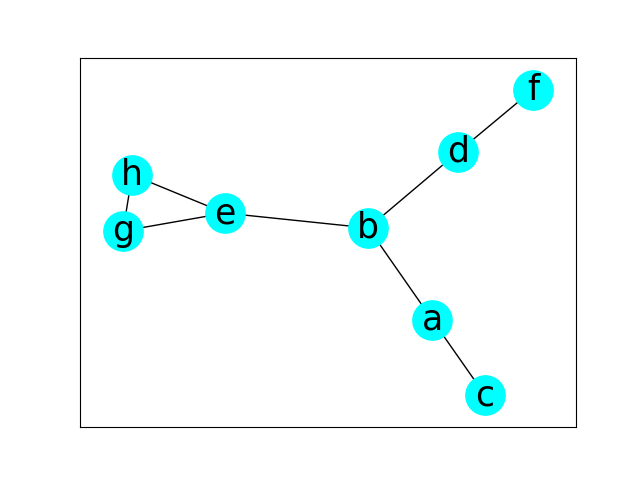

Generate this figure with Python:
""" p8_23.py """

import matplotlib.pyplot as plt
import networkx as nx

graph_a = {
    'a': ['b', 'c'],
    'b': ['d', 'e'],
    'c': [],
    'd': ['f'],
    'e': ['g', 'h'],
    'f': [],
    'g': ['h'],
    'h': []
}

g = nx.from_dict_of_lists(graph_a)

f_dfs = nx.dfs_tree(g, 'a')
print('dfs edges')
print(f_dfs.edges())
print('dfs nodes')
print(f_dfs.nodes())
print('')

f_bfs = nx.bfs_tree(g, 'a')
print('bfs edges')
print(f_bfs.edges())
print('bfs nodes')
print(f_bfs.nodes())

mpos = nx.spring_layout(g, seed=2618586)
nx.draw_networkx(g, pos=mpos, \
                 node_color='Cyan', \
                 node_size=800, \
                 font_size=25)
# plt.show()
plt.savefig("p8_23.png")
